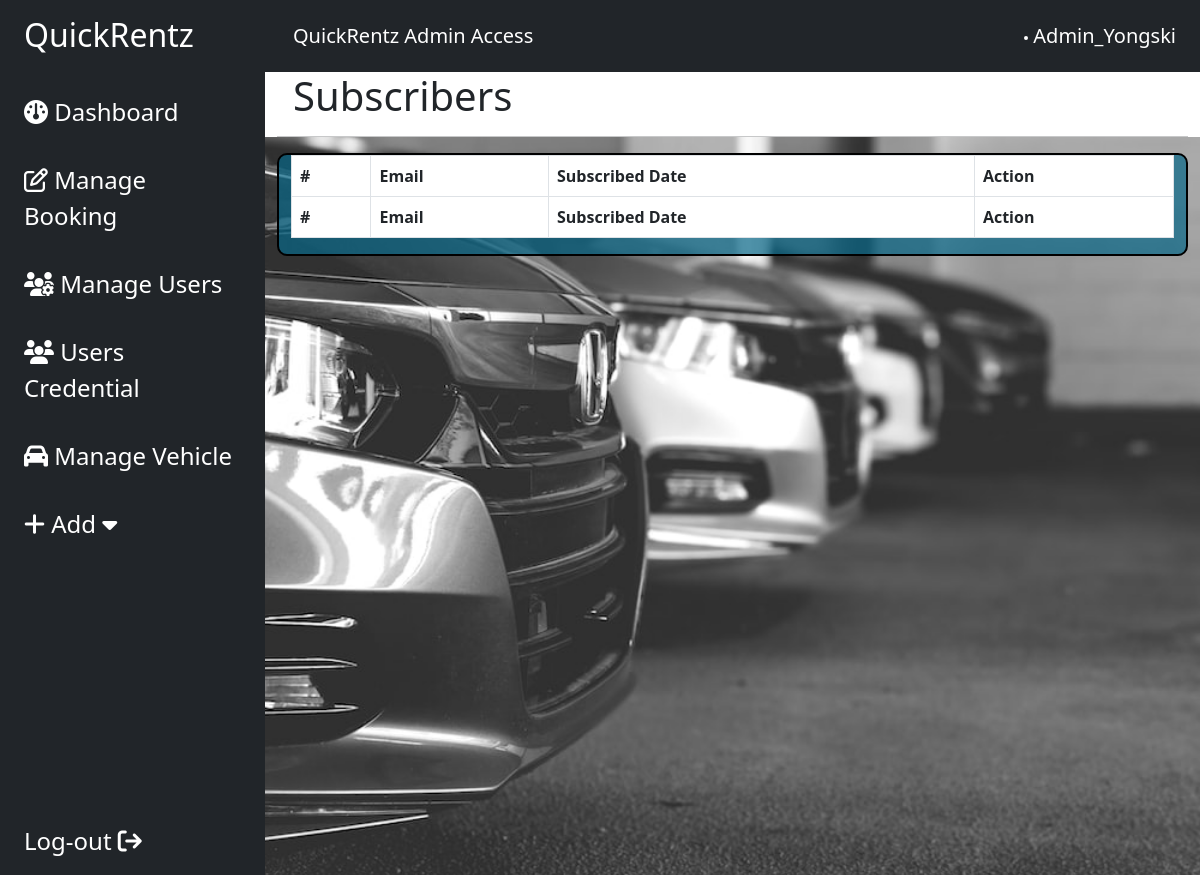
/admin/subscription/subscribers.php (signed in), run on an earlier commit of the app's database.
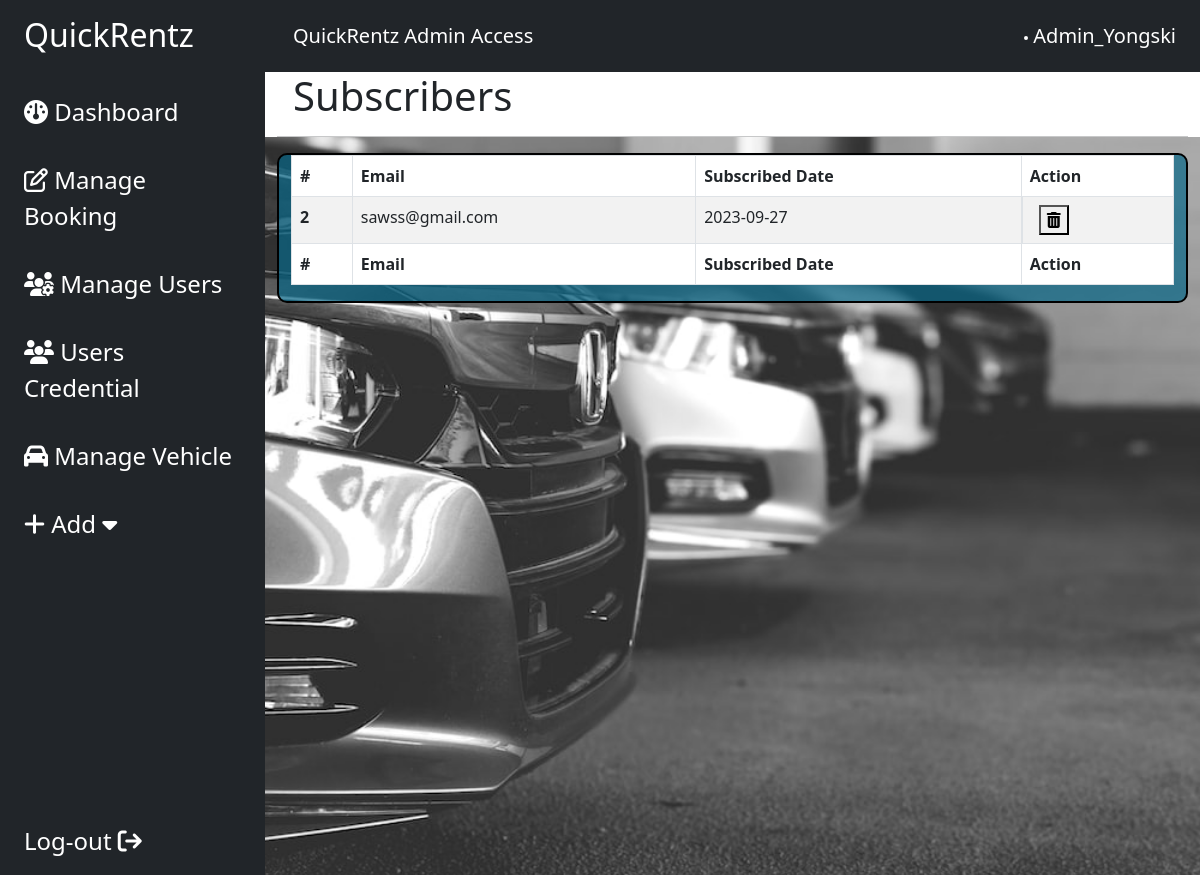
And on a later commit of the database.
### tables this page shows
CREATE TABLE `subscription` (
  `subsID` int(11) NOT NULL,
  `email` varchar(100) NOT NULL,
  `subscribedDate` date NOT NULL DEFAULT current_timestamp()
);

### admin/subscription/subscribers.php (the view, shortened to what this page needs)
<?php
include "../includes/database.php";
?>
<!DOCTYPE html>
<html lang="en">
<head>
    <link href="https://cdn.jsdelivr.net/npm/bootstrap@5.3.0/dist/css/bootstrap.min.css" rel="stylesheet"
>
    <link rel="stylesheet" href="https://cdnjs.cloudflare.com/ajax/libs/font-awesome/6.4.0/css/all.min.css"
 />
    <link rel="stylesheet" href="../style.css">
</head>
<body>
    <div class="main-container d-flex h-100">
        <div class="sidebar bg-dark" id="side_nav">
            <div class="header-box px-3 pt-3 pd-4 d-flex justify-content-between">
                <h2 class="text-white px-2">
                    QuickRentz
                </h2>
            </div>
            <ul class="list-unstyled px-2 pt-3">
                <li class="p-3"><a href="../main.php" class="text-decoration-none fs-4"><i
                            class="fa-solid fa-gauge"></i>
                        Dashboard</a></li>
                <li class="p-3"><a href="../bookings.php" class="text-decoration-none fs-4"><i
                            class="fa-regular fa-pen-to-square"></i> Manage Booking</a></li>
                <li class="p-3"><a href="../manageUsers.php" class="text-decoration-none fs-4"><i
                            class="fa-solid fa-users-gear"></i> Manage Users</a></li>
                <li class="p-3"><a href="../users.php" class="text-decoration-none fs-4"><i
                            class="fa-solid fa-users"></i>
                        Users Credential</a></li>
                <li class="p-3"><a href="../vehicles.php" class="text-decoration-none fs-4"><i
                            class="fa-solid fa-car"></i>
                        Manage Vehicle</a></li>
                <li class="p-3"> <a class="text-decoration-none fs-4" data-bs-toggle="collapse" href="#collapseAdd"
                        role="button" aria-expanded="false" aria-controls="collapseAdd"><i class="fa-solid fa-plus"></i>
                        Add <i class="fa-solid fa-caret-down"></i>
                    </a>
                </li>
            </ul>
            <ul class="list-unstyled signout px-4">
                <li>
                    <form method="POST" action="">
                        <a class="text-decoration-none fs-4" href="log-out.php" type="button">Log-out <i
                                class="fa-solid fa-arrow-right-from-bracket"></i></a>
                    </form>
                </li>
            </ul>
        </div>
        <div class="content">
            <?php include "../includes/navbar.php"; ?>
            <div class="container-fluid bg-white">
                <h1 class="col-md-12 px-3">Subscribers</h1>
                <hr>
            </div>
            <div class="container">
                <div class="container-fluid" style="border: 2px solid #000; border-radius: 10px;background-color: rgba(8, 103, 136, 0.7);">
                    <table id="pagination" class="table table-bordered table-striped" style="width:100%;">
                        <thead>
                            <tr>
                                <th scope="col">#</th>
                                <th scope="col">Email</th>
                                <th scope="col">Subscribed Date</th>
                                <th scope="col">Action</th>
                            </tr>
                        </thead>
                        <tbody>
                            <?php
                            $sqlSubscriptionList = "SELECT * FROM `subscription`";
                            $initiateSubscriptionList = mysqli_query($conn, $sqlSubscriptionList);
                            while ($results = mysqli_fetch_assoc($initiateSubscriptionList)) {
                                echo "
                                <tr>
                                    <th scope='row'>$results[subsID]</th>
                                    <td>$results[email]</td>
                                    <td>$results[subscribedDate]</td>
                                    <td class='d-flex'>
                                        <form method='GET' action='del.php' class='px-2'>
                                            <input type='hidden' name='subscriber' value='$results[subsID]'>
                                            <button type='submit' class='btn-delete'><i class='fas fa-trash-alt'></i></button>
                                        </form>
                                    </td>
                                </tr>";
                            }
                            ?>
                        </tbody>
                        <tfoot>
                            <tr>
                                <th scope="col">#</th>
                                <th scope="col">Email</th>
                                <th scope="col">Subscribed Date</th>
                                <th scope="col">Action</th>
                            </tr>
                        </tfoot>
                    </table>
                </div>
            </div>
        </div>
</body>
</html>

What changed in the data, as far as the page shows it:
added subscription: subsID "2", email "sawss@gmail.com", subscribedDate "2023-09-27"
